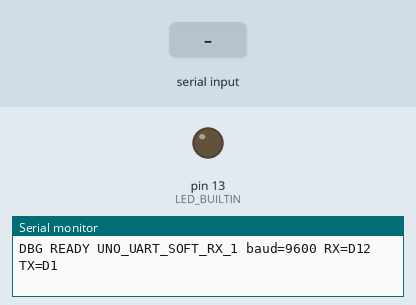
A sketch run on a simulated Arduino Uno, built with avr-gcc and run on an emulated ATmega328P. Parts: output pins drawn as LEDs (lit = HIGH), the last lines printed to the serial monitor. Inputs (shaded band) come from the test bench.

Above: at 1.2 s.
1.3 s: "PING ESP\n" received over the second serial link
2.8 s: "PONG ESP\n" received over the second serial link
4.3 s: "PONG ESP\n" received over the second serial link
At 5.1 s:
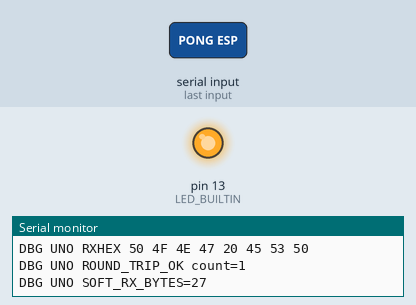
Timing chart, 0 to 7.3 s (numbered marks = the images above; inputs shaded):
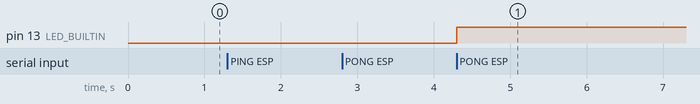

Measured:
- after the input at 4.3 s, pin 13 (LED_BUILTIN): LOW → HIGH at once

The sketch:

UnoUartSoftRx.ino
```cpp
#include <Arduino.h>
#include <SoftwareSerial.h>
#include <string.h>

// Receive only on D12. SoftwareSerial requires a TX argument, but its
// write methods are never used: hardware Serial alone owns D1 transmission.
SoftwareSerial hostRx(12, 1);
char input[64];
uint32_t rxBytes = 0, reportedRxBytes = 0, reportAt = 0;
uint8_t used = 0;
bool overflow = false, awaitingPong = false;
uint32_t nextPing = 0, pingAt = 0, pongCount = 0;

void sendLine(const char *line) { Serial.println(line); }

void acceptLine() {
  input[used] = '\0';
  // USB and GPIO share Serial. DBG output is also transmitted to ESP;
  // the peer ignores DBG lines and never echoes them.
  Serial.print(F("DBG UNO RXHEX"));
  for (uint8_t i = 0; i < used; ++i) {
    Serial.print(' ');
    if ((uint8_t)input[i] < 16) Serial.print('0');
    Serial.print((uint8_t)input[i], HEX);
  }
  Serial.println();
  if (overflow) { Serial.println(F("DBG UNO LINE_OVERFLOW")); return; }
  if (strcmp(input, "PING ESP") == 0) {
    sendLine("PONG UNO");
    Serial.println(F("DBG UNO REPLIED_TO_ESP"));
  } else if (strcmp(input, "PONG ESP") == 0 && awaitingPong) {
    awaitingPong = false;
    digitalWrite(LED_BUILTIN, !digitalRead(LED_BUILTIN));
    Serial.print(F("DBG UNO ROUND_TRIP_OK count="));
    Serial.println(++pongCount);
  } else Serial.println(F("DBG UNO UNEXPECTED_LINE"));
}

void setup() {
  pinMode(LED_BUILTIN, OUTPUT);
  hostRx.begin(9600);
  Serial.begin(9600);
  Serial.println(F("DBG READY UNO_UART_SOFT_RX_1 baud=9600 RX=D12 TX=D1"));
  nextPing = millis() + 3000;
}

void loop() {
  while (hostRx.available()) {
    char c = hostRx.read();
    ++rxBytes;
    if (c == '\r') continue;
    if (c == '\n') { acceptLine(); used = 0; overflow = false; }
    else if (used < sizeof(input) - 1) input[used++] = c;
    else overflow = true;
  }
  uint32_t now = millis();
  if (rxBytes != reportedRxBytes && now - reportAt >= 1000) {
    reportedRxBytes = rxBytes; reportAt = now;
    Serial.print(F("DBG UNO SOFT_RX_BYTES=")); Serial.println(rxBytes);
  }
  if (hostRx.overflow()) Serial.println(F("DBG UNO SOFT_RX_OVERFLOW"));
  if (awaitingPong && now - pingAt >= 1500) {
    awaitingPong = false;
    Serial.println(F("DBG UNO PONG_TIMEOUT"));
  }
  if ((int32_t)(now - nextPing) >= 0) {
    nextPing = now + 4000; pingAt = now; awaitingPong = true;
    sendLine("PING UNO");
  }
}
```
